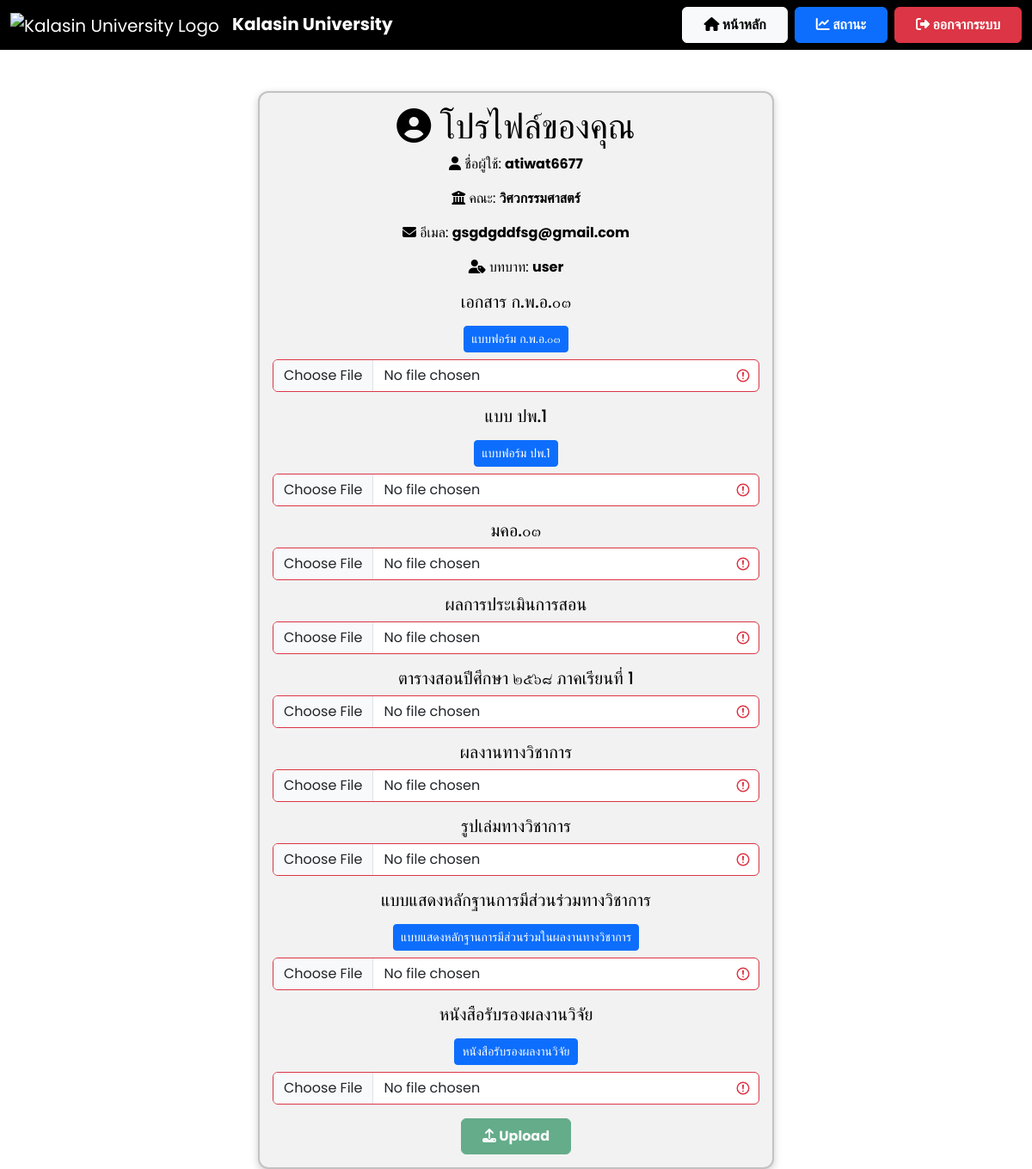
The app's page /profile (signed in) with its own data.
### app.py (models this page shows)
class User(db.Model):
    id = db.Column(db.Integer, primary_key=True)
    username = db.Column(db.String(100), unique=True, nullable=False)
    email = db.Column(db.String(150), unique=True, nullable=False)  # ✅ เพิ่ม email
    password = db.Column(db.String(200), nullable=False)
    role = db.Column(db.String(10), nullable=False, default='user')
    files = db.relationship('File', backref='user', lazy=True)
    faculty = db.Column(db.String(100), nullable=True)

### app.py (the view)
@app.route('/profile')
def profile():
    if 'user_id' not in session:
        return redirect(url_for('login'))
    user  = User.query.get(session['user_id'])
    files = File.query.filter_by(user_id=user.id).all()
    th = {
        'engineering': 'วิศวกรรมศาสตร์',
        'science':     'วิทยาศาสตร์',
        'education':   'ครุศาสตร์',
        'nursing':     'พยาบาลศาสตร์',
        'law':         'นิติศาสตร์',
        'arts':        'ศิลปศาสตร์'
    }
    return render_template(
        'profile.html',
        username=user.username,
        email   =user.email,
        role    =user.role,
        faculty =th.get(user.faculty, user.faculty),   # ส่งชื่อไทย
        files   =files
    )

### templates/profile.html (shortened to what this page needs)
<!DOCTYPE html>
<html lang="th">
<head>
    <link href="https://cdn.jsdelivr.net/npm/bootstrap@5.3.3/dist/css/bootstrap.min.css" rel="stylesheet">
    <link rel="stylesheet" href="https://cdnjs.cloudflare.com/ajax/libs/font-awesome/6.4.2/css/all.min.css">
</head>
<body>
    <nav class="navbar navbar-expand-lg navbar-dark">
        <div class="container-fluid">
            <a class="navbar-brand" href="{{ url_for('user_dashboard') }}">
                <img src="https://upload.wikimedia.org/wikipedia/th/thumb/4/4e/Kalasin_University_Seal.svg/1200px-Kalasin_University_Seal.svg.png"
                    alt="Kalasin University Logo" style="height: 50px; margin-right: 10px;">
                <strong>Kalasin University</strong>
            </a>
            <div class="ms-auto d-flex">
                <a href="{{ url_for('user_dashboard') }}" class="btn btn-light fw-bold px-4 py-2 me-2">
                    <i class="fas fa-home"></i> หน้าหลัก
                </a>
                <a href="{{ url_for('status') }}" class="btn btn-primary fw-bold px-4 py-2 me-2">
                    <i class="fas fa-chart-line"></i> สถานะ
                </a>
                <a href="{{ url_for('logout') }}" class="btn btn-danger fw-bold px-4 py-2">
                    <i class="fas fa-sign-out-alt"></i> ออกจากระบบ
                </a>
            </div>
        </div>
    </nav>
    <div class="container mt-5">
        <div class="card text-center">
            <h1><i class="fas fa-user-circle"></i> โปรไฟล์ของคุณ</h1>
            <p><i class="fas fa-user"></i> ชื่อผู้ใช้: <strong>{{ username }}</strong></p>
            <p>
                <i class="fas fa-building-columns"></i>
                คณะ: <strong>{{ faculty }}</strong>
            </p>
            <p><i class="fas fa-envelope"></i> อีเมล: <strong>{{ email }}</strong></p>
            <p><i class="fas fa-user-tag"></i> บทบาท: <strong>{{ role }}</strong></p>
            <form id="uploadForm" action="{{ url_for('upload_profile') }}" method="POST" enctype="multipart/form-data">
                <div class="mb-3">
                    <h5>เอกสาร ก.พ.อ.๐๓</h5>
                    <a href="{{ url_for('static', filename='forms/ก.พ.อ.03 พ.ศ. 2563.docx') }}" class="btn btn-sm btn-primary mt-2 mb-2" download>
                        แบบฟอร์ม ก.พ.อ.๐๓
                    </a>
                    <input type="file" name="file_teaching" id="file_teaching" required class="form-control">
                </div>
                <div class="mb-3">
                    <h5>แบบ ปพ.1</h5>
                    <a href="{{ url_for('static', filename='forms/แบบ ปผ1.doc') }}" class="btn btn-sm btn-primary mt-2 mb-2" download>
                        แบบฟอร์ม ปพ.1
                    </a>
                    <input type="file" name="file_teaching_rsu" id="file_teaching_rsu" accept=".pdf, .doc, .docx" required class="form-control">
                </div>
                <div class="mb-3">
                    <h5>มคอ.๐๓</h5>
                    <input type="file" name="file_research" id="file_research" accept=".pdf, .doc, .docx" required class="form-control">
                </div>
                <div class="mb-3">
                    <h5>ผลการประเมินการสอน</h5>
                    <input type="file" name="file_mko03" id="file_mko03" accept=".pdf, .doc, .docx" required class="form-control">
                </div>
                <div class="mb-3">
                    <h5>ตารางสอนปีศึกษา ๒๕๖๘ ภาคเรียนที่ 1</h5>
                    <input type="file" name="file_pp1" id="file_pp1" accept=".pdf, .doc, .docx" required class="form-control">
                </div>
                <div class="mb-3">
                    <h5>ผลงานทางวิชาการ</h5>
                    <input type="file" name="file_evaluation" id="file_evaluation" accept=".pdf, .doc, .docx" required class="form-control">
                </div>
                <div class="mb-3">
                    <h5>รูปเล่มทางวิชาการ</h5>
                    <input type="file" name="file_academic_book" id="file_academic_book" accept=".pdf, .doc, .docx" required class="form-control">
                </div>
                <div class="mb-3">
                    <h5>แบบแสดงหลักฐานการมีส่วนร่วมทางวิชาการ</h5>
                    <a href="{{ url_for('static', filename='forms/แบบแสดงหลักฐานการมีส่วนร่วมในผลงานทางวิชาการ.doc') }}" class="btn btn-sm btn-primary mt-2 mb-2" download>
                        แบบแสดงหลักฐานการมีส่วนร่วมในผลงานทางวิชาการ
                    </a>
                    <input type="file" name="file_academic_participation" id="file_academic_participation" accept=".pdf, .doc, .docx" required class="form-control">
                </div>
                <div class="mb-3">
                    <h5>หนังสือรับรองผลงานวิจัย</h5>
                    <a href="{{ url_for('static', filename='forms/หนังสือรับรองการเผยแพร่ผลงานทางวิชาการ.doc') }}" class="btn btn-sm btn-primary mt-2 mb-2" download>
                        หนังสือรับรองผลงานวิจัย
                    </a>
                    <input type="file" name="file_academic_certificate" id="file_academic_certificate" accept=".pdf, .doc, .docx" required class="form-control">
                </div>
                <button type="submit" class="btn btn-success fw-bold px-4 py-2">
                    <i class="fas fa-upload"></i> Upload
                </button>
            </form>
        </div>
    </div>
</body>
</html>

### templates/profile.html (style rules this page uses)
body { font-family: 'Poppins', sans-serif; background: white; color: black; transition: all 0.3s ease-in-out; }
.navbar { background: #000000; backdrop-filter: blur(10px); }
.card { background: rgba(0, 0, 0, 0.05); color: black; border-radius: 12px; padding: 15px; border: 2px solid rgba(0, 0, 0, 0.2); box-shadow: 0 3px 10px rgba(0, 0, 0, 0.2); max-width: 600px; margin: auto; }
.is-invalid { border-color: #dc3545; }

### records on screen
User: username "atiwat6677", email "gsgdgddfsg@gmail.com", role "user"

### other values on screen
{{ faculty }} "วิศวกรรมศาสตร์"
